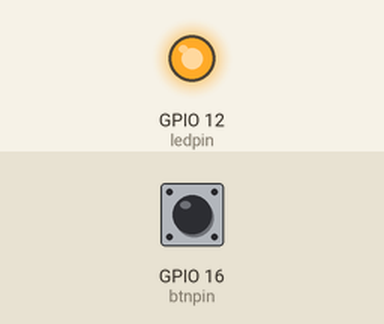
This program was run on a simulated Raspberry Pi (BCM pin numbers). On the bench: output pins drawn as LEDs (lit = HIGH). Inputs (shaded band) come from the test bench; at power-on: GPIO 16 (btnpin) HIGH. What the program prints to the terminal is not drawn.

Above: at 1.2 s.
1.3 s: GPIO 16 (btnpin) pulled LOW for 0.15 s
At 1.37 s:
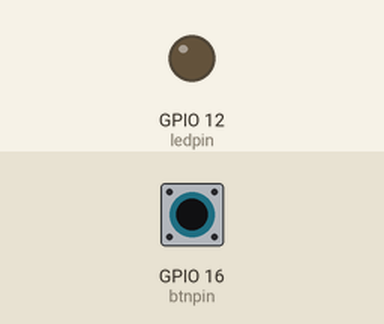
2.9 s: GPIO 16 (btnpin) pulled LOW for 3.2 s
At 7.5 s:
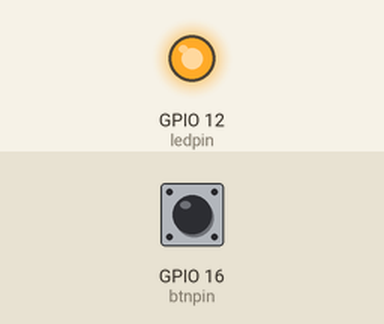
Timing chart, 0 to 9.0 s (numbered marks = the images above; inputs shaded):
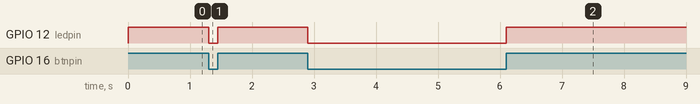

The program:

1.2_button.py
```python
#!/usr/bin/env python
import RPi.GPIO as GPIO

ledpin = 12    # пин 12 - светодиод
btnpin = 16    # пин 16 - кнопка

def setup():                       # Функция настройки портов
    GPIO.setmode(GPIO.BCM)         # Установка режима GPIO.BCM
    GPIO.setup(ledpin, GPIO.OUT)   # 12 пин настраиваем на вывод
    # 16 пин на ввод и подтянут через резистор к уровню 3.3В
    GPIO.setup(btnpin, GPIO.IN, pull_up_down=GPIO.PUD_UP)
    GPIO.output(ledpin, GPIO.LOW)  # Светодиод выключен
    GPIO.setwarnings(False)        # Обработка ошибок

def loop():                        # Основная программа
    while True:
        if GPIO.input(btnpin) == GPIO.LOW: # Проверка нажатия кнопки
            print('Светодиод включен')
            GPIO.output(ledpin, GPIO.LOW)  # Светодиод включен
        else:
            print('Светодиод выключен')
            GPIO.output(ledpin, GPIO.HIGH) # Светодиод выключен

def destroy():                         # Функция очистки портов
    GPIO.output(ledpin, GPIO.LOW)      # Светодиод выключен
    GPIO.cleanup()                     # Возврат пинов в исходное состояние

if __name__ == '__main__':     # Начало выполнения программы
    try:
        setup()
        loop()
    except KeyboardInterrupt:  # Прерывание при нажатии 'Ctrl+C'
        destroy()
```

Measured:
- after the input at 1.3 s, GPIO 12 (ledpin): HIGH → LOW at once, → HIGH 0.15 s later
- after the input at 2.9 s, GPIO 12 (ledpin): HIGH → LOW at once, → HIGH 3.2 s later
